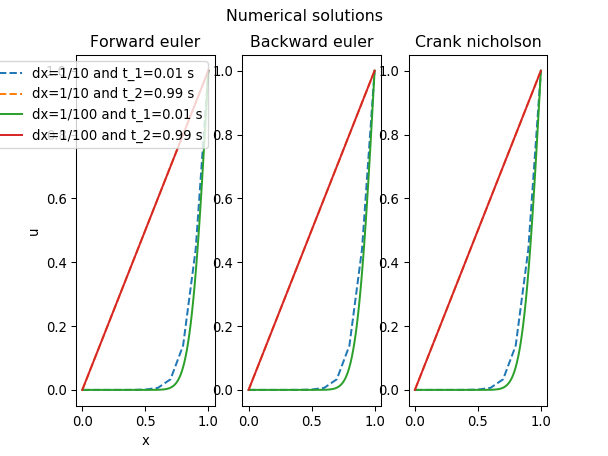

Write Python code to recreate this figure.
import numpy as np
import matplotlib.pyplot as plt
import pandas as pd
import subprocess

N = 1000
l = 10000
L = 1

n_dx = [10, 100]
index1 = [6, 600]  # Indeks som gir kurvet linje.

fig, axs = plt.subplots(1, 3)
fig2, axs2 = plt.subplots(1, 2)
for i in range(len(n_dx)):
    subprocess.run(['./run_c.x', str(n_dx[i])])
    df = pd.read_csv("Output/forward_output.txt",
                     delim_whitespace=True, index_col=None)
    df2 = pd.read_csv("Output/Backward_output.txt",
                      delim_whitespace=True, index_col=None)
    df3 = pd.read_csv("Output/crank_nicholson.txt",
                      delim_whitespace=True, index_col=None)
    val1 = df.values
    val2 = df2.values
    val3 = df3.values
    l = len(val1[0])-1  # Trekker fra det som tilsvarer tidssteget i lengde.
    x = np.linspace(0, L, l)
    index2 = len(val1) - index1[i]  # 1000 Indeks som gir liner kurve.

    # Regner ut error:
    # [Tidspunkt for kurvet linje, for liner]
    t = [val1[index1[i]][0], val1[index2][0]]
    for q in range(len(t)):
        ledd = 0
        for n in range(1, N):
            ledd += 2*(np.pi*n*np.cos(np.pi*n)-np.sin(np.pi*n)) / (np.pi**2 * n**2)\
                * np.sin(n*np.pi*x/L) * np.exp(-n**2 * np.pi**2 * t[q] / L)
        u = x/L + ledd
        # Plotting:
        axs2[i].set_title('For dx=1/%.0f' % (n_dx[i]))
        # Plotter analytisk resultat.
        axs2[i].plot(x, u, label='t=%.2f' % (t[q]))

        if q == 0:
            print('For dx=1/%.0f and t_1=%.2f:' % (n_dx[i], t[q]))
            print(np.sqrt((1/len(u[1:]))*np.sum(u[1:] -
                                                val1[index1[i]][2:])**2/(np.sum(u[1:]**2))))
            print(np.sqrt((1/len(u[1:]))*np.sum(u[1:] -
                                                val2[index1[i]][2:])**2/(np.sum(u[1:]**2))))
            print(np.sqrt((1/len(u[1:]))*np.sum(u[1:] -
                                                val3[index1[i]][2:])**2/(np.sum(u[1:]**2))))
            print('----------------------')

        else:
            print('For dx=1/%.0f and t_2=%.2f:' % (n_dx[i], t[q]))
            print(np.sqrt(np.sum(u[1:]-val1[index2][2:])
                          ** 2)/(np.sqrt(np.sum(u[1:]**2))))
            print(np.sqrt(np.sum(u[1:]-val2[index2][2:])
                          ** 2)/(np.sqrt(np.sum(u[1:]**2))))
            print(np.sqrt(np.sum(u[1:]-val3[index2][2:])
                          ** 2)/(np.sqrt(np.sum(u[1:]**2))))
            print('----------------------')

    # Plotting:
    if i == 0:
        axs[0].plot(x, val1[index1[i]][1:], '--',
                    label='dx=1/%.0f and t_1=%.2f s' % (n_dx[i], t[0]))
        axs[0].plot(x, val1[index2][1:], '--',
                    label='dx=1/%.0f and t_2=%.2f s' % (n_dx[i], t[1]))
        axs[1].plot(x, val2[index1[i]][1:], '--')
        axs[1].plot(x, val2[index2][1:], '--')
        axs[2].plot(x, val3[index1[i]][1:], '--')
        axs[2].plot(x, val3[index2][1:], '--')
    else:
        axs[0].plot(x, val1[index1[i]][1:],
                    label='dx=1/%.0f and t_1=%.2f s' % (n_dx[i], t[0]))
        axs[0].plot(x, val1[index2][1:],
                    label='dx=1/%.0f and t_2=%.2f s' % (n_dx[i], t[1]))
        axs[1].plot(x, val2[index1[i]][1:])
        axs[1].plot(x, val2[index2][1:])
        axs[2].plot(x, val3[index1[i]][1:])
        axs[2].plot(x, val3[index2][1:])

fig.suptitle('Numerical solutions')
fig2.suptitle('Analytical solution')
axs[0].set_title("Forward euler")
axs[0].set_xlabel("x")
axs[0].set_ylabel("u")
axs2[0].set_xlabel("x")
axs2[0].set_ylabel("u")
axs[1].set_title("Backward euler")
axs[2].set_title("Crank nicholson")
axs[0].legend()
axs2[0].legend()
#fig.tight_layout()
fig.savefig("Output/c.png", dpi=95)
fig2.savefig("Output/b.png", dpi=95)
plt.show()
